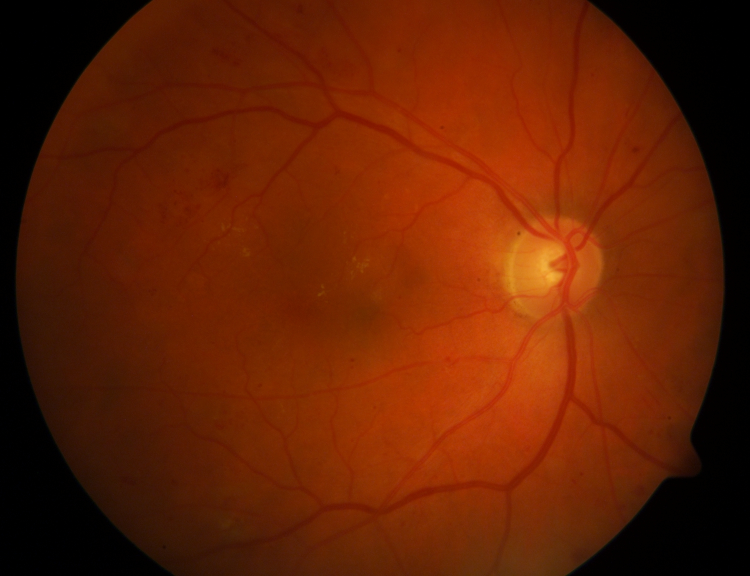
#> input picture ImagensDoProjeto/diaretdb1_image003.png, 1500 x 1152 px, found by its file name (shown at 1/2 size)
$ python Figura01.py
#> lines starting #> are read from the running program, lines starting #| are printed output that depends on the picture
import cv2
import matplotlib.pyplot as plt
import numpy as np

# Carregando Imagens
Imagem = cv2.imread('images/diaretdb1_image003.png')
#> Imagem is the input picture: shape (1152, 1500, 3); mean B, G, R 3, 32.9, 99.5
Imagem2 = cv2.imread('images/diaretdb1_image021.png')
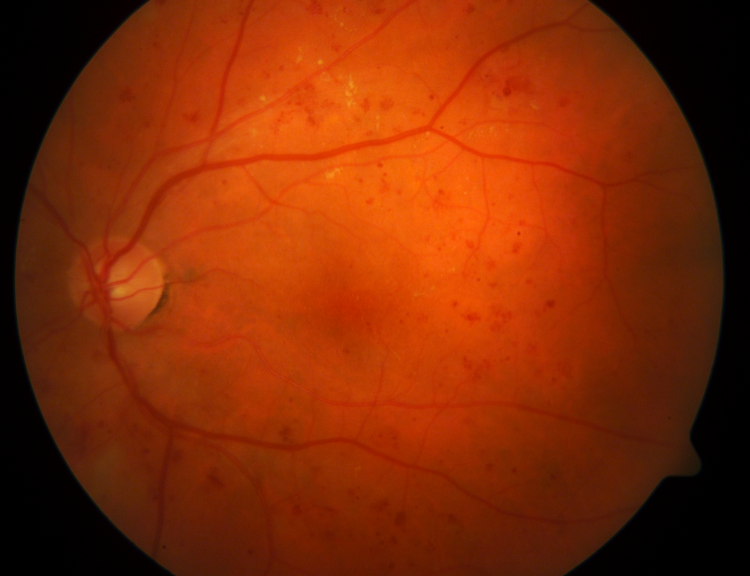
#> input picture ImagensDoProjeto/diaretdb1_image021.png, 1500 x 1152 px, found by its file name (shown at 1/2 size)
#> Imagem2 is the input picture: shape (1152, 1500, 3); mean B, G, R 5.3, 43.1, 129.8

# Diminuindo tamanho das imagens
scalaPercent = 20
widht = int(Imagem.shape[1] * scalaPercent / 100)
#> widht = 300
height = int(Imagem.shape[0] * scalaPercent / 100)
#> height = 230
dim = (widht, height)
#> dim = (300, 230)
I1 = cv2.resize(Imagem, dim, interpolation=cv2.INTER_AREA)
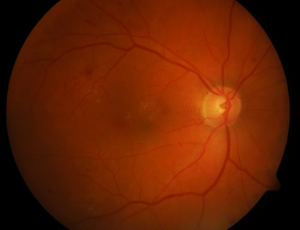
#> I1: shape (230, 300, 3); mean B, G, R 3, 32.9, 99.5
I2 = cv2.resize(Imagem2, dim, interpolation=cv2.INTER_AREA)
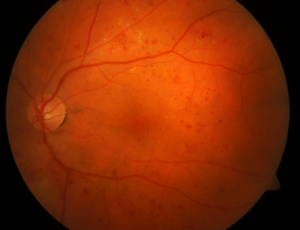
#> I2: shape (230, 300, 3); mean B, G, R 5.3, 43.1, 129.8

#Exibindo Imagens
final = cv2.hconcat((I1, I2))
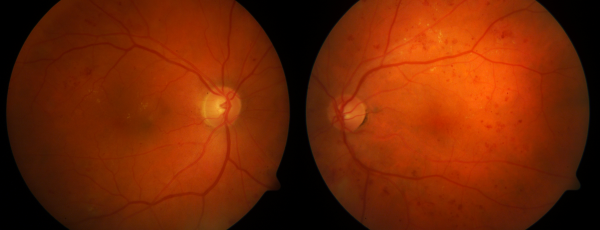
#> final: shape (230, 600, 3); mean B, G, R 4.1, 38, 114.7
cv2.imshow("Retiina", final)
